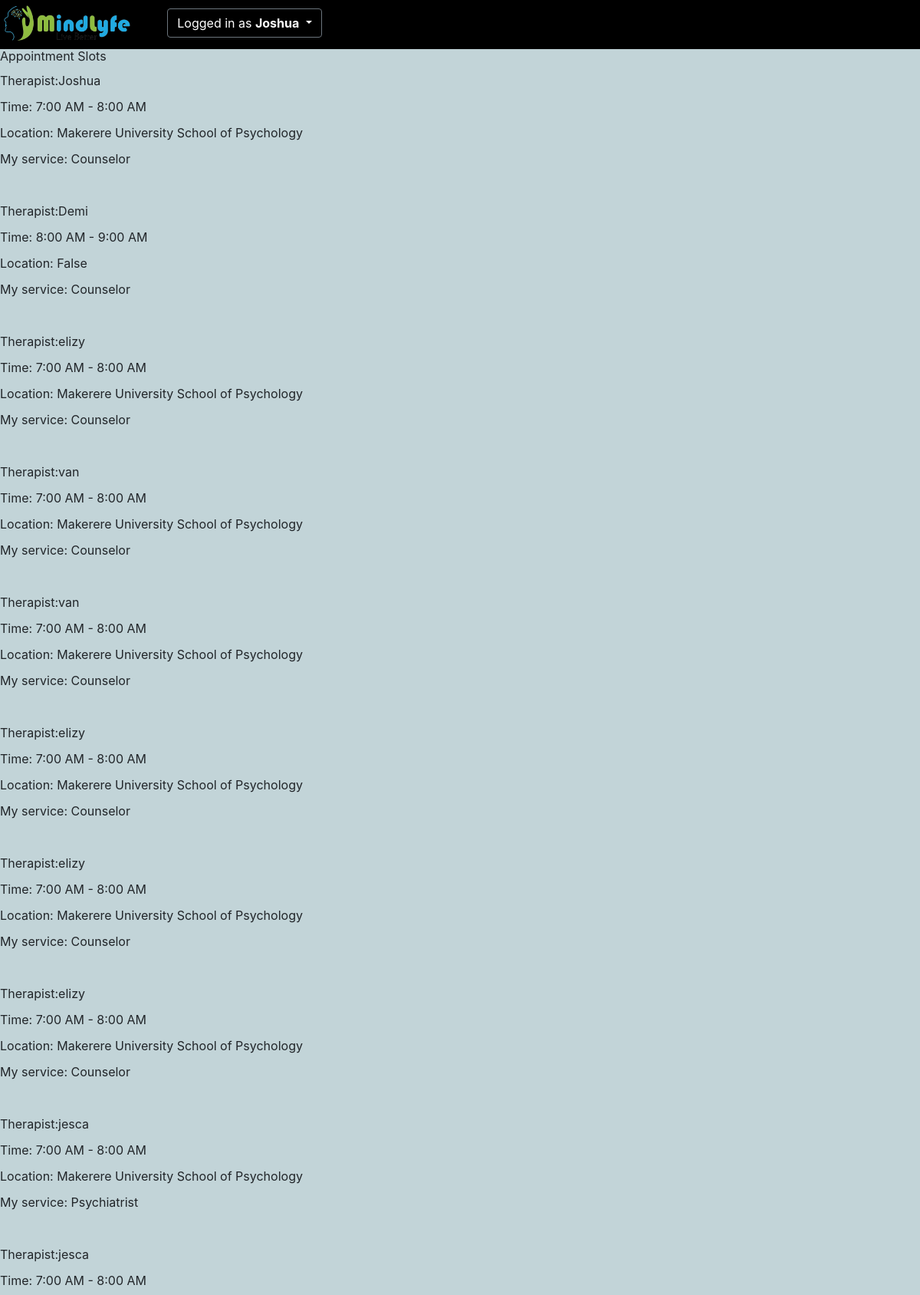
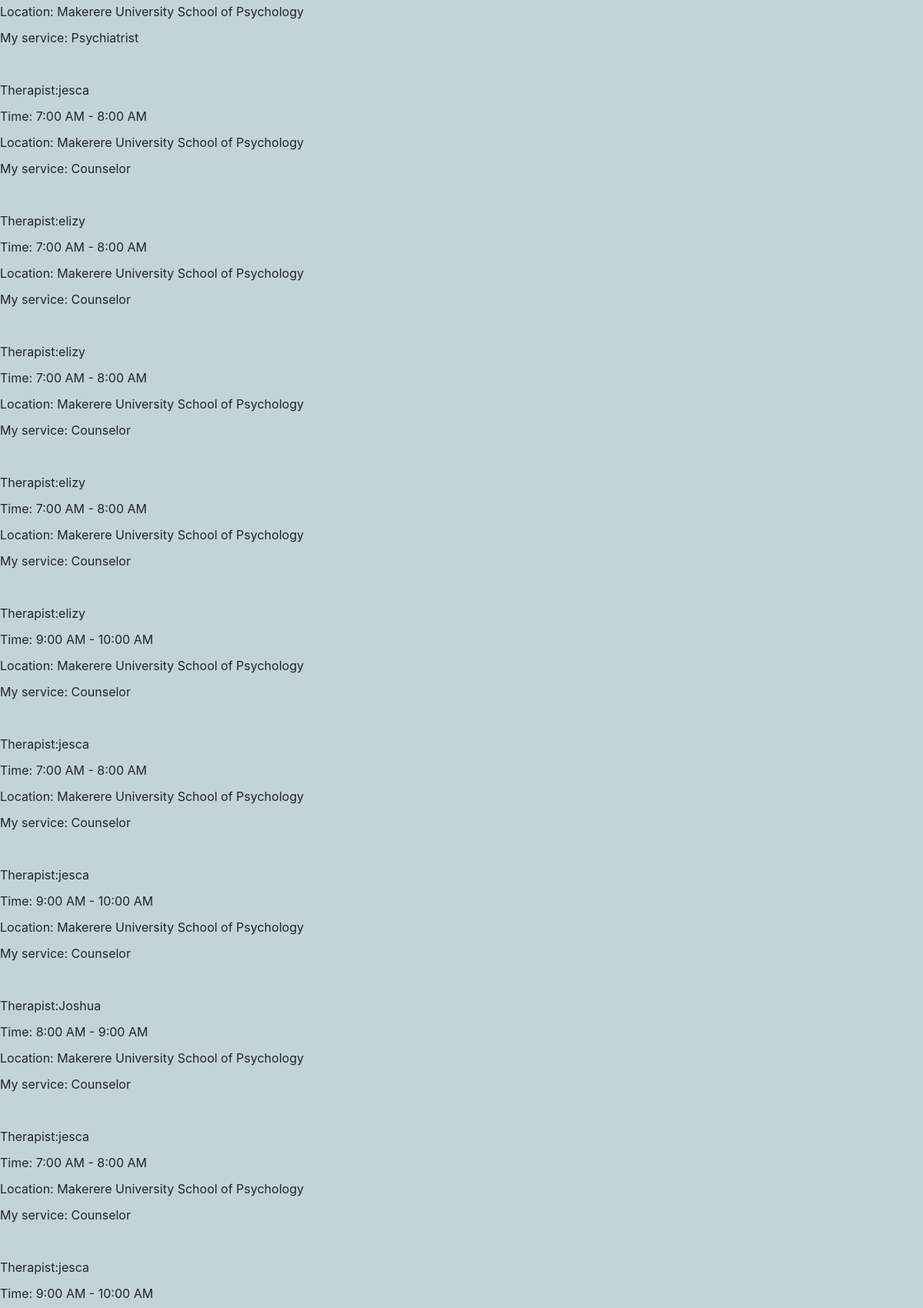
Screenshot of /view-appointment-slots/ (signed in, upper part) with the database file from the repository (2 pictures, top to bottom).
### chat/models.py (models this page shows, shortened)
class UserProfile(AbstractUser):
    is_patient = models.BooleanField(default=False)
    is_teacher = models.BooleanField(default=False)
    is_organization = models.BooleanField(default=False)
    username = models.CharField(max_length=50, unique=True)
    email = models.EmailField(unique=True)
    phone = models.CharField(max_length=20, blank=True)
    title = models.CharField(max_length=50, unique=False)
    organization_name=models.CharField(max_length=50,default='Organization')
    location=models.CharField(max_length=50,default='Location')
    representative_name=models.CharField(max_length=50,default='Name')
    def __str__(self):
        return self.username
    class Meta:
        db_table = 'chat_users'
        verbose_name = 'User'
        verbose_name_plural = 'Users'

class AppointmentSlot(models.Model):
    LOCATION_CHOICES = [
        ('Makerere University School of Psychology', 'Makerere University School of Psychology'),
        ('Makerere University School of Guidance & Counselling', 'Makerere University School of Guidance & Counselling'),
        ('Safe Places – Kyambogo', 'Safe Places – Kyambogo'),
        ('Makerere University Business School', 'Makerere University Business School'),
    ]
    therapist = models.ForeignKey(UserProfile, on_delete=models.CASCADE)
    conditions = models.ManyToManyField(MentalHealthCondition)
    therapist_title_choices = [
        ('Counselor', 'Counselor'),
        ('Clinical counsellor','Clinical counsellor'),
        ('Clinical Psychologist', 'Clinical Psychologist'),
        ('Psychiatrist', 'Psychiatrist'),
    ]
    my_service = models.CharField(
        max_length=200,
        choices=therapist_title_choices,
        default='Therapist',
    )
    therapist_category_choices = [
        ('Cognitive Behavioral Therapy (CBT)', 'Cognitive Behavioral Therapy (CBT)'),
        ('Psychoanalysis or Psychodynamic','Psychoanalysis or Psychodynamic'),
        ('Therapy', 'Therapy'),
    ]
    therapist_category = models.CharField(
        max_length=200,
        choices=therapist_category_choices,
        default='None',
    )
    therapist_type_choices = [
        ('Cognitive Therapy (CT)', 'Cognitive Therapy (CT)'),
        ('Dialectical Behavioral','Dialectical Behavioral'),
        ('Emotive Behavior Therapy', 'Emotive Behavior Therapy'),
        ('Cognitive Processing Therapy', 'Cognitive Processing Therapy'),
        ('Dream interpretation', 'Dream interpretation'),
        ('Free Association', 'Free Association'),
        ('Transference', 'Transference'),
    ]
    therapist_type = models.CharField(
        max_length=200,
        choices=therapist_type_choices,
        default='None',
    )
    time_slot = models.CharField(max_length=50, choices=[
        ('7:00 AM - 8:00 AM', '7:00 AM - 8:00 AM'),
        ('8:00 AM - 9:00 AM', '8:00 AM - 9:00 AM'),
        ('9:00 AM - 10:00 AM', '9:00 AM - 10:00 AM'),
    ])
    location = models.CharField(max_length=100, choices=LOCATION_CHOICES,null=False,blank=False,default=False)

### chat/views.py (the view)
# urls.py: path('view-appointment-slots/', views.view_appointment_slots, name='view_appointment_slots'),
@login_required
def view_appointment_slots(request):
    appointment_slots = AppointmentSlot.objects.all()  # Get all appointment slots
    context = {
        'appointment_slots': appointment_slots,
    }
    return render(request, 'view_appointment_slots.html', context)

### theme/templates/view_appointment_slots.html
{% extends 'base2.html' %}
{% block content %}
    <h1>Appointment Slots</h1>
    <ul>
        {% for slot in appointment_slots %}
            <li>Therapist:{{ slot.therapist }} </li>
              <li> Time: {{ slot.time_slot }} </li>
              <li>  Location: {{ slot.location }} </li>
              <li>  My service: {{ slot.my_service }} </li>
              <br>
        {% empty %}
            <li>No appointment slots available.</li>
        {% endfor %}
    </ul>
{% endblock %}

### theme/templates/base2.html (shortened to what this page needs)
{% load static %}
<!doctype html>
<html lang="en">
<head>
  {% load bootstrap5 %}
  {% bootstrap_css %}
  <link rel="stylesheet" href="https://maxcdn.bootstrapcdn.com/bootstrap/4.0.0/css/bootstrap.min.css"
>
    <link rel="stylesheet" href="https://cdnjs.cloudflare.com/ajax/libs/font-awesome/6.4.2/css/all.min.css"
 />
  <link rel="stylesheet" type="text/css" href="{% static 'vendor/fontello-2f186091/css/fontello.css' %}">
  <link rel="stylesheet" type="text/css" href="{% static 'css/app.css' %}">
  {% if user.is_authenticated and user.is_teacher %}
  <link rel="stylesheet" type="text/css" href="{% static 'css/teachers.css' %}">
  {% else %}
  <link rel="stylesheet" type="text/css" href="{% static 'css/students.css' %}">
  {% endif %}
</head>
<body style="background-color: #c2d4d8;overflow-x: hidden;">
  <div>
    <div>
      <div>
        <header  class="flex flex-row sm:justify-between space-x-4 bg-black h-16" style="color: white;">
          <div class="row" style="background-color: black; margin-bottom: 30px; "  class="flex flex-row sm:justify-between space-x-4 bg-black h-16">
            <div class="col-6" >
              <h1 class="logo">
                <a href="">
                  <img src="{% static 'img/MindLyfe.png' %}" id="mind1" >
                </a>
              </h1>
            </div>
            <div class="col-6 align-self-center text-right" >
              {% if user.is_authenticated %}
              <div class="user-info">
                <div class="dropdown">
                    <button class="btn btn-secondary dropdown-toggle" type="button" id="userDropdown"
                        data-toggle="dropdown" aria-haspopup="true" aria-expanded="false">
                        Logged in as <strong>{{ user.username }}</strong>
                    </button>
                </div>
            </div>
              {% else %}
              <a href="{% url 'login' %}" class="btn btn-success" role="button">Log in</a>
              <a href="" class="btn btn-primary" role="button">Sign up</a>
              {% endif %}
            </div>
          </div>
        </header>
        {% block content %}
        {% endblock %}
      </div>
    </div>
  </div>
</body>
</html>

### chat/static/css/app.css (style rules this page uses)
.logo { font-family: 'Clicker Script', cursive; }
.logo a { color: #212529; text-decoration: none; }
ul { list-style-type: none; padding: 0; }
ul li { margin-bottom: 10px; }
button { padding: 10px 20px; background-color: #007bff; color: #fff; border: none; border-radius: 3px; cursor: pointer; }
ul { list-style: none; padding: 0; }
ul li { margin: 10px 0; }
strong { font-weight: bold; }
a { color: #007bff; text-decoration: none; }

### chat/static/css/teachers.css (style rules this page uses)
body { background-color: #b0aac2; }
html { line-height: 1.5; -webkit-text-size-adjust: 100%; -moz-tab-size: 4; -o-tab-size: 4; tab-size: 4; font-family: ui-sans-serif, system-ui, -apple-system, BlinkMacSystemFont, "Segoe UI", Roboto, "Helvetica Neue", Arial, "Noto Sans", sans-serif, "Apple Color Emoji", "Segoe UI Emoji", "Segoe UI Symbol", "Noto Color Emoji"; }
body { margin: 0; line-height: inherit; }
h1, h2, h3, h4, h5, h6 { font-size: inherit; font-weight: inherit; }
a { color: inherit; text-decoration: inherit; }
b, strong { font-weight: bolder; }
button, input, optgroup, select, textarea { font-family: inherit; font-size: 100%; font-weight: inherit; line-height: inherit; color: inherit; margin: 0; padding: 0; }
button, select { text-transform: none; }
button, [type='button'], [type='reset'], [type='submit'] { -webkit-appearance: button; background-color: transparent; background-image: none; }
blockquote, dl, dd, h1, h2, h3, h4, h5, h6, hr, figure, p, pre { margin: 0; }
ol, ul, menu { list-style: none; margin: 0; padding: 0; }
button, [role="button"] { cursor: pointer; }
img, svg, video, canvas, audio, iframe, embed, object { display: block; vertical-align: middle; }
img, video { max-width: 100%; height: auto; }
.flex { display: flex; }
.h-16 { height: 4rem; }
.flex-row { flex-direction: row; }
.bg-black { --tw-bg-opacity: 1; background-color:black; }
.text-right { text-align: right; }
@media (min-width: 640px) { .sm\:justify-between { justify-content: space-between; } }
#mind1 { width:175px; height:59px; }

### rows the page displays
UserProfile: username "Joshua"
AppointmentSlot: therapist "Joshua", time_slot "7:00 AM - 8:00 AM", location "Makerere University School of Psychology", my_service "Counselor"
AppointmentSlot: therapist "Demi", time_slot "8:00 AM - 9:00 AM", location "False", my_service "Counselor"
AppointmentSlot: therapist "elizy", time_slot "7:00 AM - 8:00 AM", location "Makerere University School of Psychology", my_service "Counselor"
AppointmentSlot: therapist "van", time_slot "7:00 AM - 8:00 AM", location "Makerere University School of Psychology", my_service "Counselor"
AppointmentSlot: therapist "van", time_slot "7:00 AM - 8:00 AM", location "Makerere University School of Psychology", my_service "Counselor"
AppointmentSlot: therapist "elizy", time_slot "7:00 AM - 8:00 AM", location "Makerere University School of Psychology", my_service "Counselor"
AppointmentSlot: therapist "elizy", time_slot "7:00 AM - 8:00 AM", location "Makerere University School of Psychology", my_service "Counselor"
AppointmentSlot: therapist "elizy", time_slot "7:00 AM - 8:00 AM", location "Makerere University School of Psychology", my_service "Counselor"
AppointmentSlot: therapist "jesca", time_slot "7:00 AM - 8:00 AM", location "Makerere University School of Psychology", my_service "Psychiatrist"
AppointmentSlot: therapist "jesca", time_slot "7:00 AM - 8:00 AM", location "Makerere University School of Psychology", my_service "Psychiatrist"
AppointmentSlot: therapist "jesca", time_slot "7:00 AM - 8:00 AM", location "Makerere University School of Psychology", my_service "Counselor"
AppointmentSlot: therapist "elizy", time_slot "7:00 AM - 8:00 AM", location "Makerere University School of Psychology", my_service "Counselor"
AppointmentSlot: therapist "elizy", time_slot "7:00 AM - 8:00 AM", location "Makerere University School of Psychology", my_service "Counselor"
AppointmentSlot: therapist "elizy", time_slot "7:00 AM - 8:00 AM", location "Makerere University School of Psychology", my_service "Counselor"
AppointmentSlot: therapist "elizy", time_slot "9:00 AM - 10:00 AM", location "Makerere University School of Psychology", my_service "Counselor"
AppointmentSlot: therapist "jesca", time_slot "7:00 AM - 8:00 AM", location "Makerere University School of Psychology", my_service "Counselor"
AppointmentSlot: therapist "jesca", time_slot "9:00 AM - 10:00 AM", location "Makerere University School of Psychology", my_service "Counselor"
AppointmentSlot: therapist "Joshua", time_slot "8:00 AM - 9:00 AM", location "Makerere University School of Psychology", my_service "Counselor"
AppointmentSlot: therapist "jesca", time_slot "7:00 AM - 8:00 AM", location "Makerere University School of Psychology", my_service "Counselor"
AppointmentSlot: therapist "jesca", time_slot "9:00 AM - 10:00 AM"
